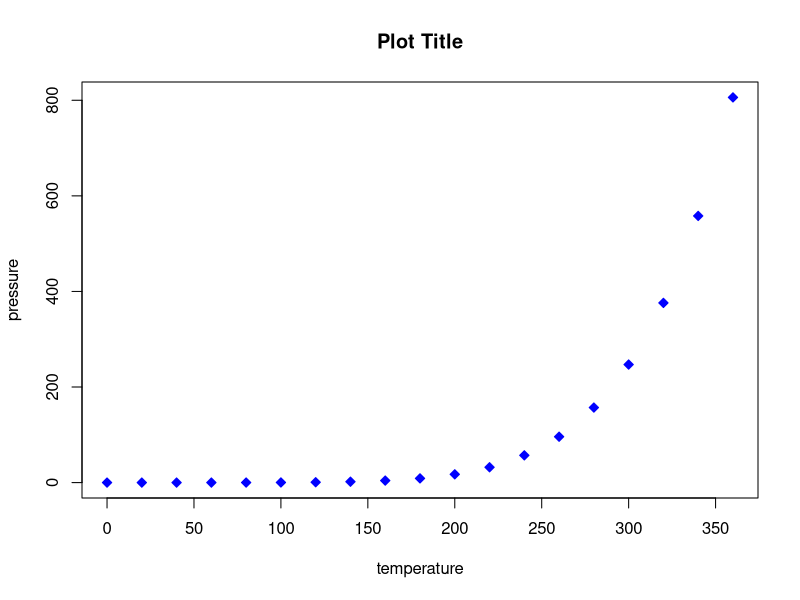

The R source for this figure:
## ---- chunk 1
options(htmltools.dir.version = FALSE)
## ---- chunk 2
plot(pressure, main = "Plot Title", pch = 23, col = "blue", bg = "blue")
